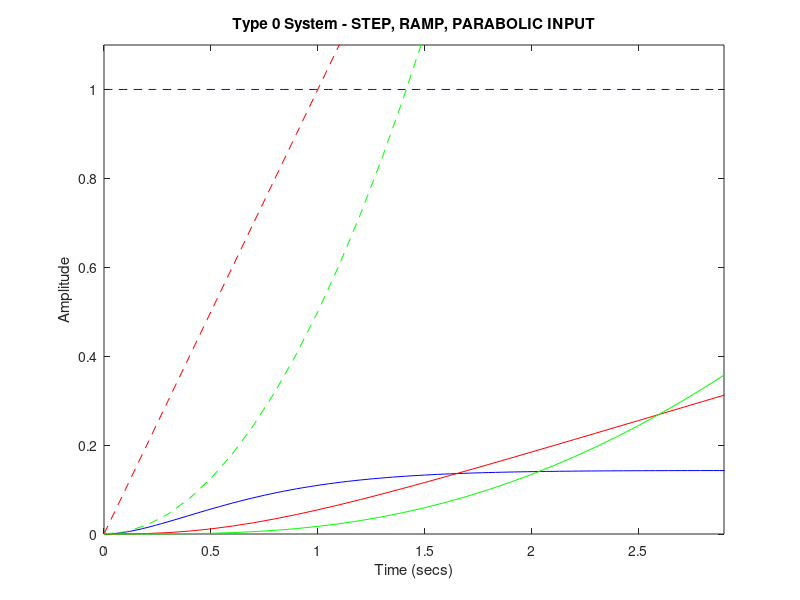
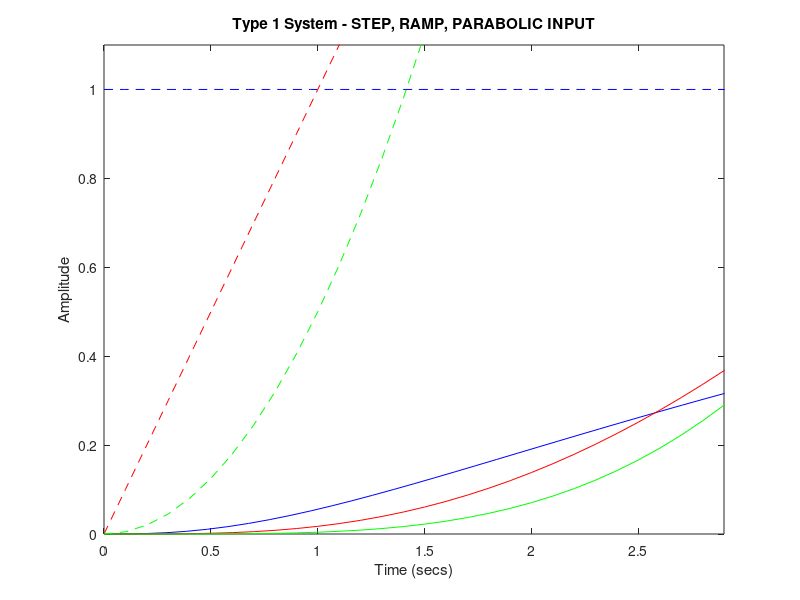

Here is the MATLAB script that generated these plots, in order:
%For Type 0 Systems
s = tf('s');
G = 1/((s+2) * (s+3));
sys_cl = feedback(G,1);
[y,t] = step(sys_cl);
u = ones(size(t));
%Plot the response with custom colors
figure; %Open a new figure window
plot(t,y,'b',t,u,'b--')
axis([0,2.9,0,1.1])
xlabel('Time (secs)')
ylabel('Amplitude')
title('Type 0 System - STEP INPUT')
hold on;
s = tf('s');
G = 1/((s+2)* (s+3));
t = 0:0.1:200;
u = t;
[y,t,x] = lsim(sys_cl, u, t);
plot(t,y,'r',t,u,'r--')
xlabel('Time (secs)')
ylabel('Amplitude')
title('Type 0 System - Ramp Input')
hold on;
s = tf('s');
G = 1/((s+2)* (s + 3));
sys_cl = feedback(G,1);
t = 0:0.1:200;
u = 0.5*t.*t;
[y,t,x] = lsim(sys_cl,u,t);
plot(t,y,'g',t,u,'g--')
xlabel('Time (secs)')
ylabel('Amplitude')
title('Type 0 System - STEP, RAMP, PARABOLIC INPUT')



%For Type 1 Systems
G = 1/(s * (s+2) * (s+3));
sys_cl = feedback(G,1);
[y,t] = step(sys_cl);
u = ones(size(t));
%Plot the response with custom colors
figure; %Open a new figure window
plot(t,y,'b',t,u,'b--')
axis([0,2.9,0,1.1])
xlabel('Time (secs)')
ylabel('Amplitude')
title('Type 1 System - STEP INPUT')
hold on;
s = tf('s');
G = 1/(s * (s+2)* (s+3));
t = 0:0.1:200;
u = t;
[y,t,x] = lsim(sys_cl, u, t);
plot(t,y,'r',t,u,'r--')
xlabel('Time (secs)')
ylabel('Amplitude')
title('Type 1 System - Ramp Input')
hold on;
s = tf('s');
G = 1/(s * (s+2)* (s + 3));
sys_cl = feedback(G,1);
t = 0:0.1:200;
u = 0.5*t.*t;
[y,t,x] = lsim(sys_cl,u,t);
plot(t,y,'g',t,u,'g--')
xlabel('Time (secs)')
ylabel('Amplitude')
title('Type 1 System - STEP, RAMP, PARABOLIC INPUT')
